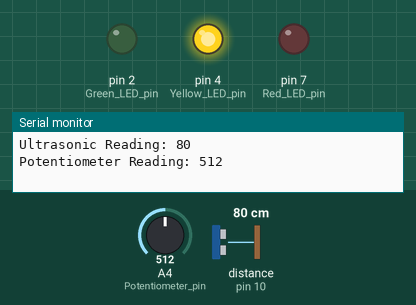
Recording of a sketch running on a simulated Arduino Uno, built with avr-gcc and run on an emulated ATmega328P. Shown: output pins drawn as LEDs (lit = HIGH), the last lines printed to the serial monitor. Wiring (inferred from the names in the program): ultrasonic range finder: trigger pin 11; echo pin 10. Dashed ring = blinking. The test bench sets the inputs (shaded band); at power-on: distance to the obstacle (sensor on pin 10) 80 cm, A4 (Potentiometer_pin) = 512. The echo pulse lasts 58.3 µs per cm; pins used as bus, display or sensor lines are not drawn.

Above: at 1.2 s.
1.3 s: distance to the obstacle (sensor on pin 10) set to 60 cm
At 4.2 s:
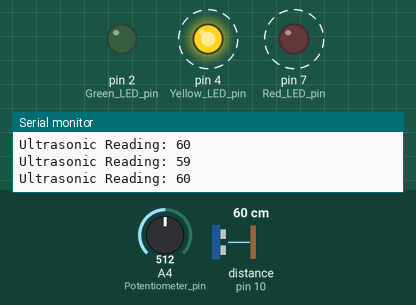
4.3 s: A4 (Potentiometer_pin) set to 494
At 5.2 s:
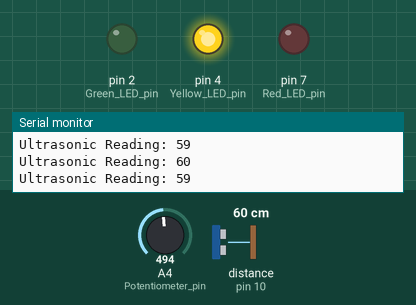
5.8 s: distance to the obstacle (sensor on pin 10) set to 112 cm
7.3 s: distance to the obstacle (sensor on pin 10) set to 121 cm
At 8.5 s:
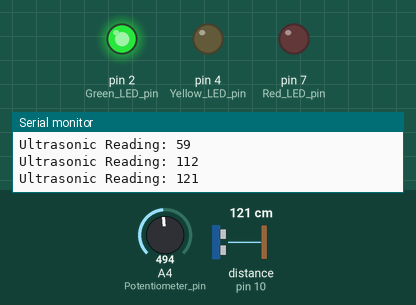
8.8 s: distance to the obstacle (sensor on pin 10) set to 2 cm
At 10.0 s:
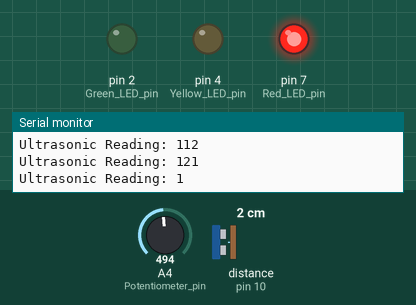
10.3 s: distance to the obstacle (sensor on pin 10) set to 120 cm
At 11.9 s:
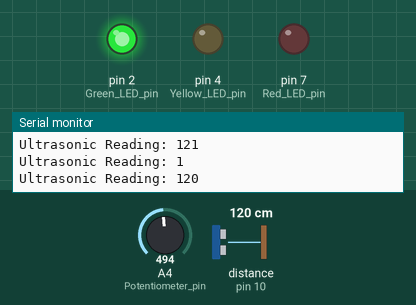
Timing chart, 0 to 12.9 s (numbered marks = the images above; inputs shaded):
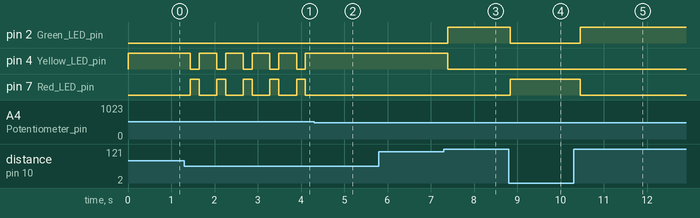

The sketch:

Task1_Code.ino
```cpp
// C++ code
int old_ultrasonic_sensor_reading = 0;
int ultrasonic_sensor_reading = 0;
int old_potentiometer_reading = 0;
int potentiometer_reading = 0;

int threshold = 0;


long readUltrasonicDistance(int triggerPin, int echoPin) {
  pinMode(triggerPin, OUTPUT);
  digitalWrite(triggerPin, LOW);
  delayMicroseconds(2);
  digitalWrite(triggerPin, HIGH);
  delayMicroseconds(10);
  digitalWrite(triggerPin, LOW);
  pinMode(echoPin, INPUT);
  return pulseIn(echoPin, HIGH);
}

void setup() {
  Serial.begin(9600);
  pinMode(A4, INPUT);	// Potentiometer pin
  pinMode(2, OUTPUT);	// Green LED pin
  pinMode(4, OUTPUT);	// Yellow LED pin
  pinMode(7, OUTPUT);	// Red LED pin
  pinMode(11, OUTPUT); // Trigger pin
  pinMode(10, INPUT);  // Echo pin
}

void loop() {
  // Reset threshold at the beginning of each loop
  threshold = 20;

  // Read ultrasonic distance
  // Constant 0.01723 is used to convert microseconds to centimeters
  ultrasonic_sensor_reading = 0.01723 * readUltrasonicDistance(11, 10);
  if(ultrasonic_sensor_reading != old_ultrasonic_sensor_reading)
  	Serial.println("Ultrasonic Reading: " + String(ultrasonic_sensor_reading));
  old_ultrasonic_sensor_reading = ultrasonic_sensor_reading;

  // Read potentiometer value
  potentiometer_reading = analogRead(A4);
  threshold = (potentiometer_reading/1023.0) * 200 + 20;
  if(potentiometer_reading != old_potentiometer_reading)
  	Serial.println("Potentiometer Reading: " + String(potentiometer_reading));
  old_potentiometer_reading = potentiometer_reading;

  // Turn off the LEDs
  digitalWrite(2, LOW);
  digitalWrite(4, LOW);
  digitalWrite(7, LOW);

  // LED control based on distance
  if (ultrasonic_sensor_reading > threshold)
      digitalWrite(2, HIGH);
  else if(ultrasonic_sensor_reading >= threshold / 2)
  	  digitalWrite(4, HIGH);
  else
      digitalWrite(7, HIGH);

  delay(200); // Delay a little bit to improve simulation performance
}
```

Measured:
- the behaviour switches between 512 and 511 on A4 (Potentiometer_pin) (found by bisection; images 1 and 2)
- the behaviour switches between 116 and 117 cm on distance to the obstacle (sensor on pin 10) (found by bisection; images 2 and 3)
- after the input at 1.3 s, pin 4 (Yellow_LED_pin): alternates HIGH for 0.41 s and LOW for 0.20 s, starting after 0.14 s; pin 7 (Red_LED_pin): alternates HIGH for 0.20 s and LOW for 0.41 s, starting after 0.14 s
- after the input at 4.3 s, pin 4 (Yellow_LED_pin): stops changing and stays HIGH; pin 7 (Red_LED_pin): stops changing and stays LOW
- after the input at 7.3 s, pin 2 (Green_LED_pin): LOW → HIGH after 0.09 s; pin 4 (Yellow_LED_pin): HIGH → LOW after 0.09 s
- after the input at 8.8 s, pin 2 (Green_LED_pin): HIGH → LOW at once; pin 7 (Red_LED_pin): LOW → HIGH at once
- after the input at 10.3 s, pin 2 (Green_LED_pin): LOW → HIGH after 0.16 s; pin 7 (Red_LED_pin): HIGH → LOW after 0.16 s
